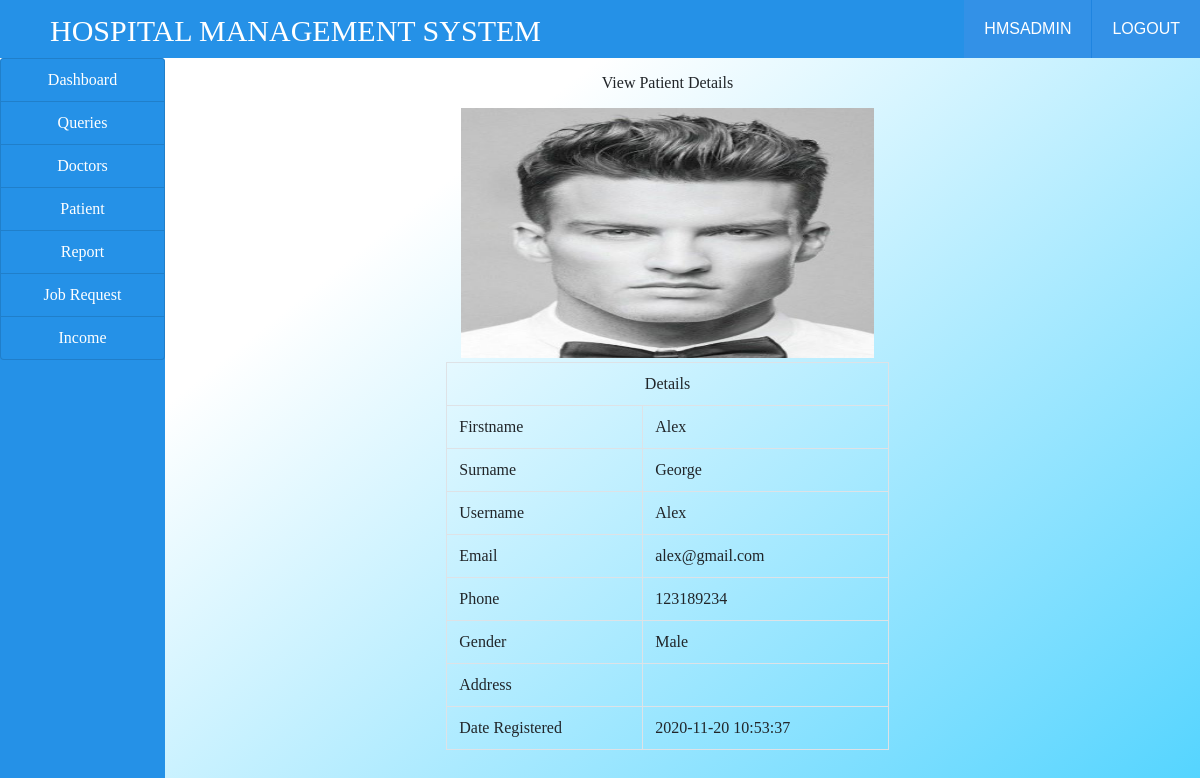
Page /view.php?id=17 (signed in) on the committed database.
### tables this page shows
CREATE TABLE `patient` (
  `id` int(100) NOT NULL,
  `firstname` varchar(100) NOT NULL,
  `surname` varchar(100) NOT NULL,
  `username` varchar(100) NOT NULL,
  `email` varchar(100) NOT NULL,
  `phone` varchar(10) NOT NULL,
  `gender` varchar(100) NOT NULL,
  `country` varchar(100) NOT NULL,
  `password` varchar(100) NOT NULL,
  `date_reg` varchar(100) NOT NULL,
  `profile` varchar(100) NOT NULL
);

### view.php (the view, shortened to what this page needs)
<!DOCTYPE html>
<html>
<head>
</head>
<body>
	<?php
		include("link.php");
		include("ribbon.php");
		include("connection.php");
	?>
	<div class="container-fluid" style= "background: linear-gradient(to bottom right, #ffffff 25%, #33ccff 100%)";>
	<div class="col-md-12">
		<div class="row">
			<div class="col-md-2" style="margin-left: -30px;">
		<?php
		include("sidenav.php");
		?>
    	    </div>
    	    <div class="col-md-10">
    	    	<h5 class="text-center my-3">View Patient Details</h5>
    	    	<?php
    	    	if(isset($_GET['id'])){
    	    		$id = $_GET['id'];
    	    		$query = "SELECT * FROM patient WHERE id='$id'";
    	    		$res = mysqli_query($conn,$query);
    	    		$row = mysqli_fetch_array($res);
    	    	}
    	    	?>
    	    	<div class="col-md-12">
    	    		<div class="row">
    	    			<div class="col-md-3"></div>
    	    			<div class="col-md-6">
    	    				<?php
                                echo "<img src='img/".$row['profile']."' style='height:250px' class='col-md-12'>";
    	    				?>
    	    				<table class="table table-bordered">
    	    					<tr>
    	    						<th class="text-center" colspan="2">Details</th>
    	    					</tr>
    	    					<tr>
    	    						<td>Firstname</td>
    	    						<td><?php echo $row['firstname'];?></td>
    	    					</tr>
    	    					<tr>
    	    						<td>Surname</td>
    	    						<td><?php echo $row['surname'];?></td>
    	    					</tr>
    	    					<tr>
    	    						<td>Username</td>
    	    						<td><?php echo $row['username'];?></td>
    	    					</tr>
    	    					<tr>
    	    						<td>Email</td>
    	    						<td><?php echo $row['email'];?></td>
    	    					</tr>
    	    					<tr>
    	    						<td>Phone</td>
    	    						<td><?php echo $row['phone'];?></td>
    	    					</tr>
    	    					<tr>
    	    						<td>Gender</td>
    	    						<td><?php echo $row['gender'];?></td>
    	    					</tr>
    	    					<tr>
    	    						<td>Address</td>
    	    						<td><?php echo $row['address'];?></td>
    	    					</tr>
    	    					<tr>
    	    						<td>Date Registered</td>
    	    						<td><?php echo $row['date_reg'];?></td>
    	    					</tr>
    	    				</table>
    	    			</div>
    	    		</div>
    	    	</div>
    	    </div>
        </div>
    </div>
</div>
</body>
</html>

### css/style.css (style rules this page uses)
html,body,div,span,applet,object,iframe,h1,h2,h3,h4,h5,h6,p,blockquote,pre,a,abbr,acronym,address,big,cite,code,del,dfn,em,img,ins,kbd,q,s,samp,small,strike,strong,sub,sup,tt,var,b,u,i,dl,dt,dd,ol,nav ul,nav li,fieldset,form,label,legend,table,caption,tbody,tfoot,thead,tr,th,td,article,aside,canvas,details,embed,figure,figcaption,footer,header,hgroup,menu,nav,output,ruby,section,summary,time,mark,audio,video { margin:0;padding:0;border:0;font-size:100%;font:inherit;vertical-align:baseline; }
table { border-collapse:collapse;border-spacing:0; }
img { max-width:100%; }
body { background:#F8FBFB; }

### rows in the picture
patient: profile (picture), firstname "Alex", surname "George", username "Alex", email "alex@gmail.com", phone "123189234", gender "Male", date_reg "2020-11-20 10:53:37"

### other values in the picture
$user "HMSADMIN"
